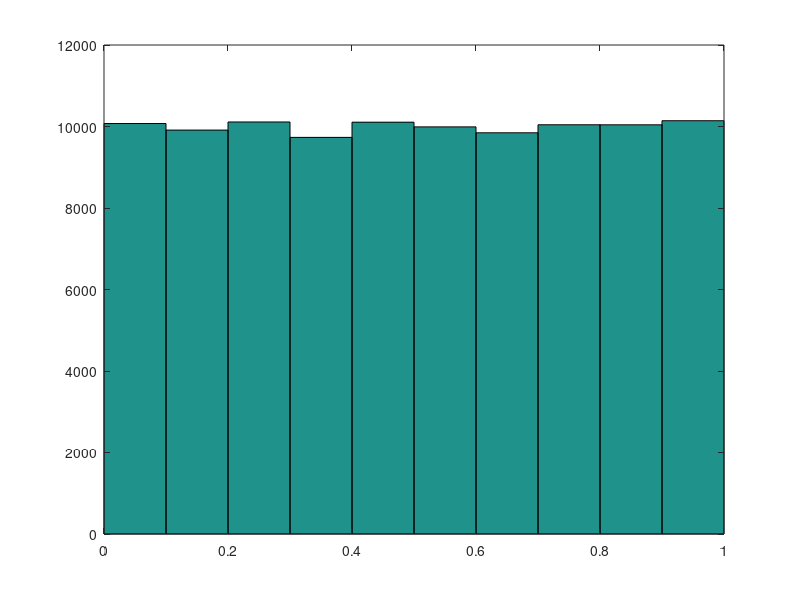

Source code (MATLAB):
count = 1;
while (count < 100000)
x(count) = unifrnd(0,1);
count = count + 1;
end
hist(x)
x1 = circshift(x,1,2);
x1(1)= zeros;
x2 = circshift(x1,1,2);
x2(1)= zeros;
x3 = circshift(x2,1,2);
x3(1) = zeros;
y = x - (2.*x1) + (0.5.*x2)- x3;
cov(x,y)

